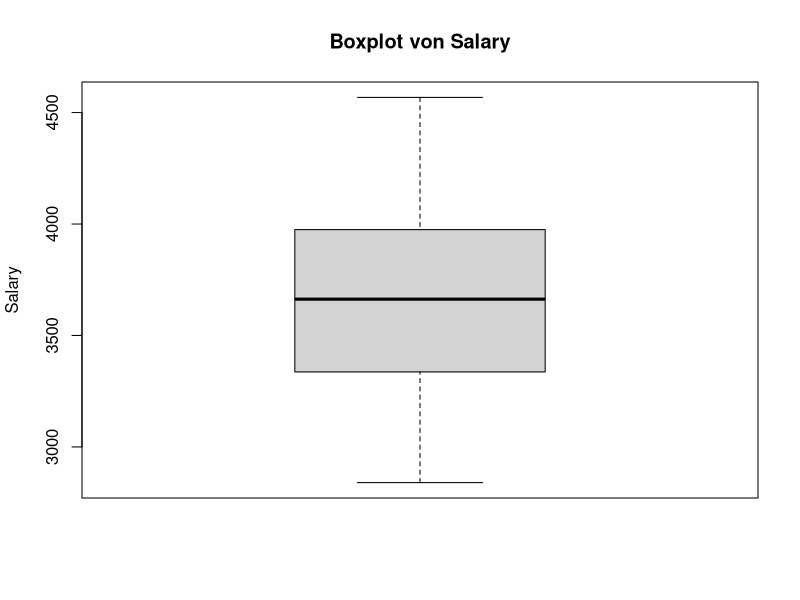
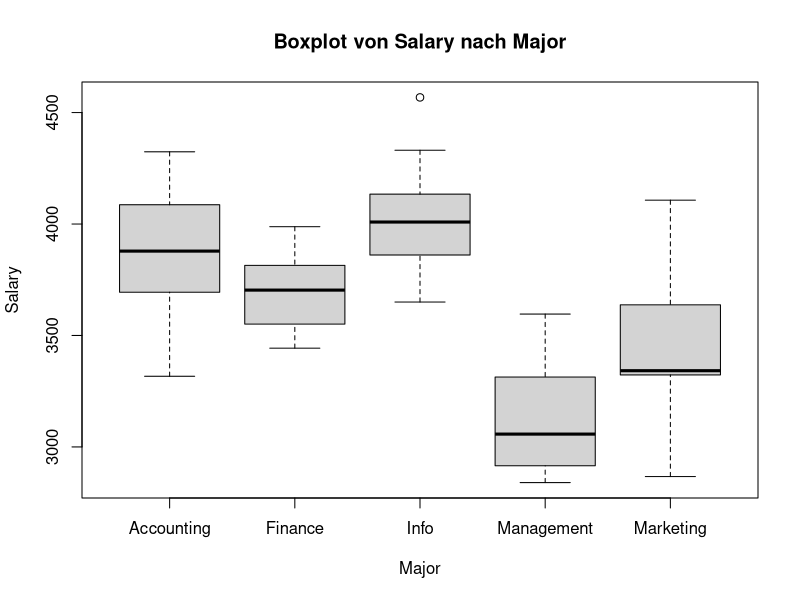
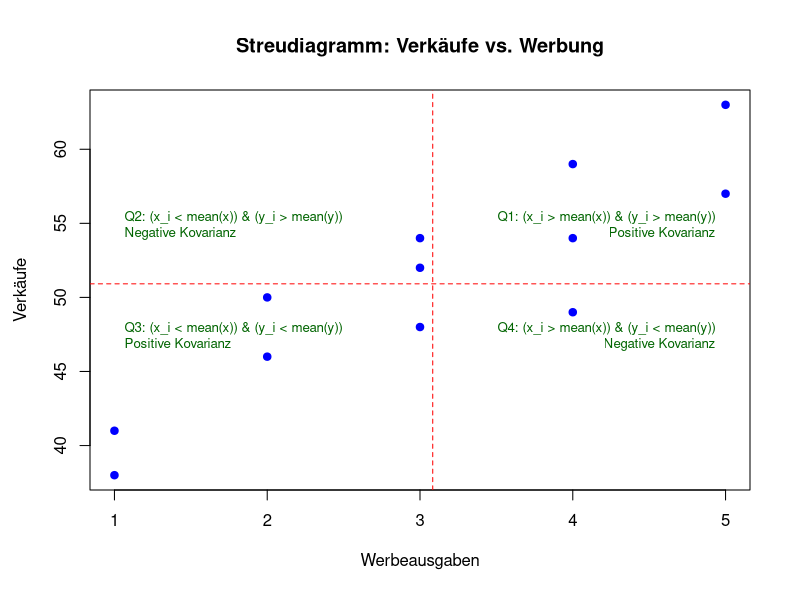

Write the R code that produced these figures, in order.
# R-Code Beispiele aus WDDA Lecture 03
# Deskriptive Statistik – Numerische Masse
# Dieses Skript zeigt Beispiele für Lage-, Streuungs- und Zusammenhangsmaße.
# Hinweis: Die folgenden Beispiele gehen davon aus, dass die entsprechenden Variablen
# (z. B. Salary, Brand, Major, sales, adverts) bereits im Workspace vorhanden sind.


#----------------------------------------------------------------
# 0. Vorbereitung
# Laden von Paketen und Beispiel-Daten
#----------------------------------------------------------------

# Pakete laden
library(readxl)

# Daten importieren
Graduates <- read_excel("data/WDDA_03.xlsx", sheet = "Graduates")
Brand <- read_excel("data/WDDA_03.xlsx", sheet = "Auto")
Advertising <- read_excel("data/WDDA_03.xlsx", sheet = "Advertising")

# ---------------------------------------------------------------
# 1. Arithmetischer Mittelwert
# Der arithmetische Mittelwert (Mittelwert) ist die Summe aller Datenwerte geteilt durch die Anzahl der Beobachtungen.
# Für Stichproben: mean = sum(Salary)/length(Salary)
# Für Populationen gibt es einen ähnlichen Ansatz.
# ---------------------------------------------------------------

# Salary Variable aus dem Graduates Dataframe extrahieren
Salary <- Graduates$Salary

# Beispiel: Berechnung des Mittelwerts für die Variable Salary
sum_Salary <- Salary |> sum()
n_Salary <- Salary |> length()
mittelwert_manual <- sum_Salary / n_Salary  # Manuelle Berechnung
mittelwert_builtin <- Salary |> mean()      # Eingebaute Funktion


# ---------------------------------------------------------------
# 2. Median
# Der Median teilt die geordneten Daten in zwei Hälften.
# Bei ungerader Anzahl ist der Median der mittlere Wert,
# bei gerader Anzahl das arithmetische Mittel der beiden mittleren Werte.
# ---------------------------------------------------------------

# Beispiel: Berechnung des Medians
median_salary <- Salary |> median()


# ---------------------------------------------------------------
# 3. Modus
# Der Modus ist der am häufigsten vorkommende Wert.
# Für nominale Daten (z.B. Automarken) kann man die Funktion table() verwenden.
# Hinweis: R bietet keine eingebaute Funktion für den Modus.
# ---------------------------------------------------------------

# Beispiel: Modus für die Variable Brand
brand_table <- Brand |> table()
# Den häufigsten Wert (Modus) ermitteln:
modus_brand <- brand_table |> 
  which.max() |> 
  names()


# ---------------------------------------------------------------
# 4. Gewichteter Mittelwert
# Beim gewichteten Mittelwert wird jedem Datenwert ein Gewicht zugeordnet.
# ---------------------------------------------------------------

# Beispiel: Berechnung des gewichteten Mittelwerts
xvar <- c(3, 3.4, 2.8, 2.9, 3.25)
weight <- c(1200, 500, 2750, 1000, 800)
gewichteter_mittelwert <- sum(xvar * weight) / sum(weight)
print(gewichteter_mittelwert)


# ---------------------------------------------------------------
# 5. Spannweite
# Die Spannweite ist die Differenz zwischen dem größten und dem kleinsten Wert.
# ---------------------------------------------------------------

max_salary <- Salary |> max()
min_salary <- Salary |> min()
spannweite <- max_salary - min_salary


# ---------------------------------------------------------------
# 6. Quartile und Interquartilsabstand (IQR)
# Quartile teilen den geordneten Datensatz in vier gleiche Teile.
# IQR = Q3 - Q1 gibt den Bereich der mittleren 50% der Daten an.
# ---------------------------------------------------------------

Q1 <- Salary |> quantile(0.25)
Q3 <- Salary |> quantile(0.75)
IQR_salary <- Q3 - Q1


# ---------------------------------------------------------------
# 7. Perzentile
# Das n-te Perzentil trennt die unteren n% der Daten von den oberen (100 - n)%.
# Beispiel: Das 95. Perzentil.
# ---------------------------------------------------------------

perzentil95 <- Salary |> quantile(0.95)


# ---------------------------------------------------------------
# 8. Boxplots
# Boxplots visualisieren die Verteilung der Daten über ihre Quartile.
# Sie können auch zum Vergleich zwischen Gruppen verwendet werden.
# ---------------------------------------------------------------

# Boxplot der Variable Salary
boxplot(Salary, main = "Boxplot von Salary", ylab = "Salary")

# Boxplot von Salary gruppiert nach Major (z. B. Studienfach)
boxplot(Salary ~ Major,
        data = Graduates,
        main = "Boxplot von Salary nach Major",
        xlab = "Major", ylab = "Salary")


# ---------------------------------------------------------------
# 9. Varianz
# Die Varianz misst die durchschnittliche quadrierte Abweichung vom Mittelwert.
# Für Stichproben wird durch (n-1) geteilt.
# ---------------------------------------------------------------

# Manuelle Berechnung der Stichprobenvarianz:
var_manual <- Salary |> 
  (\(x) sum((x - mean(x))^2))() / (length(Salary) - 1)
var_builtin <- Salary |> var()


# ---------------------------------------------------------------
# 10. Standardabweichung
# Die Standardabweichung ist die Quadratwurzel der Varianz und gibt die durchschnittliche
# Abweichung in den Originaleinheiten an.
# ---------------------------------------------------------------

sd_manual <- Salary |> var() |> sqrt()
sd_builtin <- Salary |> sd()


# ---------------------------------------------------------------
# 11. Empirische Regel (68-95-99,7-Regel)
# Beispiel: Berechnung des Intervalls [mean - sd, mean + sd]
# ---------------------------------------------------------------

untere_grenze <- Salary |> mean() - (Salary |> sd())
obere_grenze <- Salary |> mean() + (Salary |> sd())


# ---------------------------------------------------------------
# 12. Standardisierung (z-Werte)
# Standardisierte Werte geben an, wie viele Standardabweichungen ein Datenpunkt vom Mittelwert entfernt ist.
# ---------------------------------------------------------------

Salary_z <- (Salary - (Salary |> mean())) / (Salary |> sd())


# ---------------------------------------------------------------
# 13. Schiefe
# Die Schiefe misst die Asymmetrie der Verteilung.
# Für eine Stichprobe kann sie wie folgt manuell berechnet werden:
# ---------------------------------------------------------------

n <- Salary_z |> length()
schiefe <- n / ((n - 1) * (n - 2)) * (Salary_z^3 |> sum())
# Alternativ kann auch das Paket e1071 verwendet werden:
# library(e1071)
# print(skewness(Salary))


# ---------------------------------------------------------------
# 14. Kovarianz
# Die Kovarianz misst den linearen Zusammenhang zwischen zwei Variablen.
# ---------------------------------------------------------------

# Extrahieren der Variablen sales und adverts aus dem Datensatz Advertising
sales <- Advertising$sales
adverts <- Advertising$adverts

# Beispiel: Kovarianz zwischen sales und adverts (Datensatz Advertising)
n_sales <- sales |> length()
cov_manual <- 1 / (n_sales - 1) * sum((sales - (sales |> mean())) * 
                                     (adverts - (adverts |> mean())))
cov_builtin <- cov(sales, adverts)

# Visualisierung der Kovarianz
par(mar = c(5, 4, 4, 2) + 0.5)  # Erhöht die Ränder des Plots
plot(adverts, sales, 
     main = "Streudiagramm: Verkäufe vs. Werbung",
     xlab = "Werbeausgaben", 
     ylab = "Verkäufe",
     pch = 19, 
     col = "blue")

# Berechnung und Zeichnen der Mittelwertlinien
mean_sales <- mean(sales)
mean_adverts <- mean(adverts)
abline(h = mean_sales, col = "red", lty = 2)
abline(v = mean_adverts, col = "red", lty = 2)

# Einteilung des Plots in Quadranten mit besserer Positionierung und kleinerer Schrift
text(min(adverts), mean_sales + 0.15*(max(sales)-min(sales)), 
     "Q2: (x_i < mean(x)) & (y_i > mean(y))\nNegative Kovarianz", 
     pos = 4, col = "darkgreen", cex = 0.8)
text(max(adverts), mean_sales + 0.15*(max(sales)-min(sales)), 
     "Q1: (x_i > mean(x)) & (y_i > mean(y))\nPositive Kovarianz", 
     pos = 2, col = "darkgreen", cex = 0.8)
text(min(adverts), mean_sales - 0.15*(max(sales)-min(sales)), 
     "Q3: (x_i < mean(x)) & (y_i < mean(y))\nPositive Kovarianz", 
     pos = 4, col = "darkgreen", cex = 0.8)
text(max(adverts), mean_sales - 0.15*(max(sales)-min(sales)), 
     "Q4: (x_i > mean(x)) & (y_i < mean(y))\nNegative Kovarianz", 
     pos = 2, col = "darkgreen", cex = 0.8)

# Zurücksetzen der Plotparameter
par(mar = c(5, 4, 4, 2))  # Standardwerte wiederherstellen


# ---------------------------------------------------------------
# 15. Korrelationskoeffizient
# Der Korrelationskoeffizient (r) normiert die Kovarianz und liegt zwischen -1 und +1.
# ---------------------------------------------------------------

corr_manual <- cov(sales, adverts) / ((sales |> sd()) * (adverts |> sd()))
corr_builtin <- cor(sales, adverts)

# Hinweis: Der Korrelationskoeffizient hat keine Einheit.
